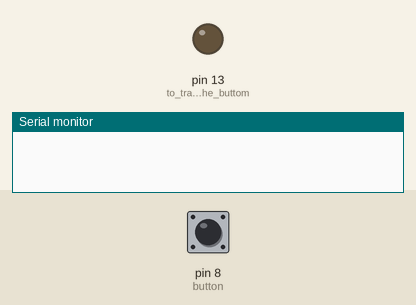
Simulated run of this sketch. Board: Arduino Uno, built with avr-gcc and run on an emulated ATmega328P. Parts: output pins drawn as LEDs (lit = HIGH), the last lines printed to the serial monitor. The inputs (shaded band) are chosen by the test bench; at power-on: pin 8 (button) HIGH.

Above: at 1.2 s.
1.3 s: pin 8 (button) pulled LOW for 0.15 s
At 2.5 s:
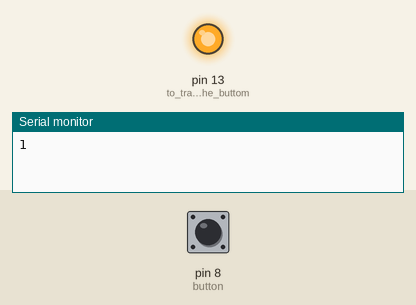
2.9 s: pin 8 (button) pulled LOW for 1 s
At 3.7 s:
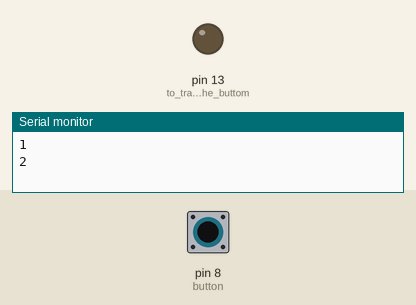
5.4 s: pin 8 (button) pulled LOW for 3.2 s
At 6.9 s:
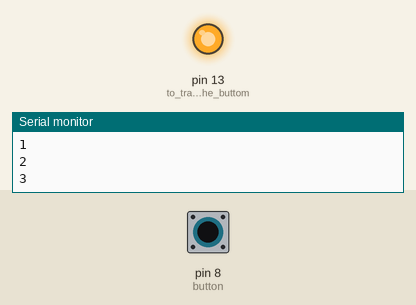
Timing chart, 0 to 8.4 s (numbered marks = the images above; inputs shaded):
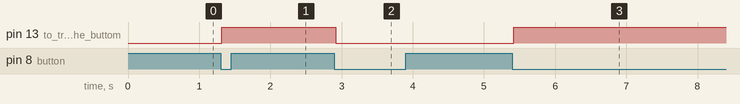

The sketch:

c1_button_debouncer.ino
```cpp
class Button {
public:                                      // anyone can call these
  Button(uint8_t pin, uint32_t debounce_ms)  // constructor: runs when the object is created
    : pin_(pin), debounce_ms_(debounce_ms)   // initializer list: sets the members
  {}

  void begin();  // declared here, defined below
  void update(uint32_t now_ms);
  // getter: reports the values if needed
  bool fell() const {
    return fell_;
  }
  bool rose() const {
    return rose_;
  }
  bool isPressed() const {
    return stable_pressed_;
  }

private:  // only the class's own functions can touch these
  uint8_t pin_;
  uint32_t debounce_ms_;
  bool stable_pressed_ {false};      // what we've decided
  bool last_raw_ {false};            // what the pin said on the previous update()
  uint32_t last_change_ms_ {0};  // when the raw reading last changed
  bool fell_ {false};                // edge flags
  bool rose_ {false};
};

void Button::begin() {  // "Button::" = this is Button's begin()
  pinMode(pin_, INPUT_PULLUP);
  last_raw_       = (digitalRead(pin_) == LOW); // LOW means pressed
  stable_pressed_ = last_raw_;                  // start from the real state: no fake edge at power-up
  last_change_ms_ = millis();
}

void Button::update(uint32_t now_ms) {
  // 1. clear both edge flags
  fell_ = false;
  rose_ = false;

  // 2. read the pin into a local variable
  bool raw = (digitalRead(pin_) == LOW);

  if (raw != last_raw_) {
    // 3. the pin moved: remember the new raw value and the time
    last_raw_ = raw;
    last_change_ms_ = now_ms;
  } else if (now_ms - last_change_ms_ >= debounce_ms_ && raw != stable_pressed_) {
    // 4. accept: update stable_pressed_, then set fell_ OR rose_ depending on direction
    stable_pressed_ = raw;
    if (stable_pressed_)
    {
      fell_ = true;
    }
    else
    {
      rose_ = true;
    }
  }


}

Button button(8, 20);  // pin 8, delay of 20ms
uint16_t counter {0};
bool led_on {false};

void setup() {
  pinMode(LED_BUILTIN, OUTPUT); // to track when the buttom is pushed
  Serial.begin(115200);
  button.begin();
}

void loop() {
  uint32_t now = millis();
  button.update(now);

  if (button.fell())
  {
    led_on = !led_on;
    digitalWrite(LED_BUILTIN, led_on);
    counter = counter + 1;
    Serial.println(counter);
  }
}
```

Measured:
- after the input at 1.3 s, pin 13 (to_track_when_the_buttom): LOW → HIGH at once
- after the input at 2.9 s, pin 13 (to_track_when_the_buttom): HIGH → LOW at once
- after the input at 5.4 s, pin 13 (to_track_when_the_buttom): LOW → HIGH at once
